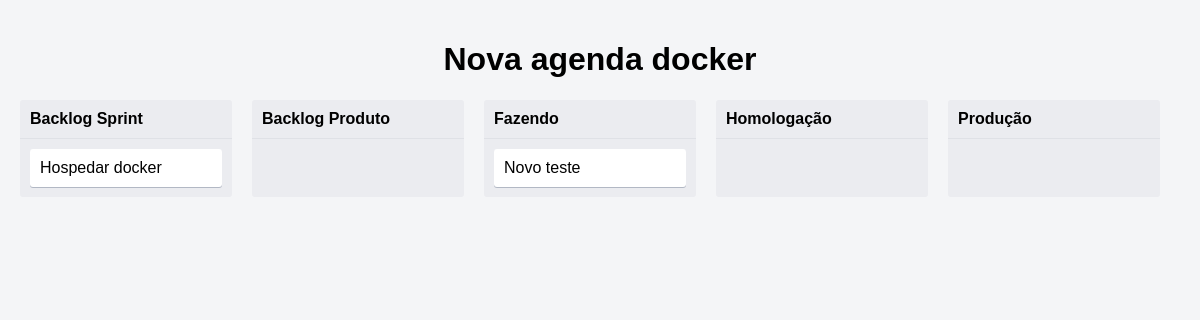
The app's page /planner/3 with its own data.
### agenda/models.py (models this page shows, shortened)
class Agenda(models.Model):
    nome = models.CharField(max_length=200,default=f'agenda-{datetime.now()}')
    data_ini = models.DateTimeField()
    data_fim = models.DateTimeField()
    peso     = models.IntegerField()

class Status(models.Model):
    nome    = models.CharField(max_length=20)

class Card(models.Model):
    nome   = models.CharField(max_length=100)
    sprint = models.FloatField()
    peso   = models.CharField(max_length=2)
    id_agenda = models.ForeignKey(Agenda,on_delete=models.CASCADE)
    descricao = models.TextField()
    id_status = models.ForeignKey(Status,on_delete=models.CASCADE)

### agenda/views.py (the view)
# urls.py: path('planner/<int:id_agenda>',views.planner, name='planner')
def planner(request,id_agenda):
    status = Status.objects.all()
    agenda = get_object_or_404(Agenda,pk=id_agenda)
    return render(request,'agenda/visão_geral.html',context={"status":status,'agenda':agenda })

### agenda/templates/agenda/visão_geral.html (shortened to what this page needs)
<!DOCTYPE html>
<html lang="pt">
<head>
    {% load static %}
    <link rel="stylesheet" href="{% static "agenda/visão_geral/style.css" %}">
</head>
<body>
    <header> <h1> {{agenda.nome }} </h1> </header>
    <div class="board">
        {% for position in status %}
        <div class="column">
            <div class="column-header">{{ position.nome }}</div>
            {% for card  in position.card_set.all %}
                {% for cards in agenda.card_set.all %}
                    {% if card == cards %}
                        <div class="card">{{ card.nome }}</div>
                    {% endif %}
                {% endfor %}
            {% endfor %}
        </div>
        {% endfor %}
    </div>
</body>
</html>

### agenda/static/agenda/visão_geral/style.css (style rules this page uses)
body { font-family: Arial, sans-serif; background-color: #f4f5f7; margin: 0; padding: 20px; }
.board { display: flex; overflow-x: auto; }
.column { background-color: #ebecf0; border-radius: 3px; width: 20%; margin-right: 20px; display: flex; flex-direction: column; max-height: 80vh; }
.column-header { padding: 10px; font-weight: bold; border-bottom: 1px solid #dfe1e6; }
.card { background-color: #fff; border-radius: 3px; padding: 10px; margin: 10px; box-shadow: 0 1px 0 rgba(9, 30, 66, .25); }
header { height: 10%; display: flex; justify-content: center; align-items: center; }

### records on screen
Agenda: nome "Nova agenda docker"
Status: nome "Backlog Sprint"
Card: nome "Hospedar docker"
Status: nome "Backlog Produto"
Status: nome "Fazendo"
Card: nome "Novo teste"
Status: nome "Homologação"
Status: nome "Produção"
